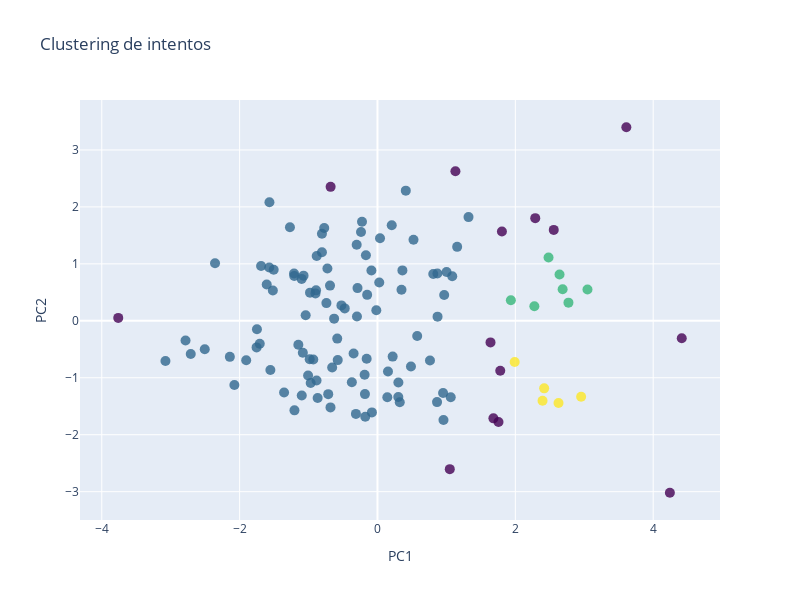

The code cell stored with this chart in its notebook:
### Markdown cell above
# con DBSCAN:

### Code cell
from sklearn.cluster import DBSCAN
from sklearn.preprocessing import StandardScaler

#Coger las columnas necesarias para crear la matriz de características
matriz_caracteristicas = df_pca[['PC1', 'PC2']].values

# Normalizar los datos
#matriz_caracteristicas_norm = StandardScaler().fit_transform(matriz_caracteristicas)

# Definir el modelo
model = DBSCAN(eps=0.7, min_samples=5)

# Ajustar el modelo a los datos
agrupamento = model.fit(matriz_caracteristicas)

# Crear la figura
fig = go.Figure(data=[go.Scatter(x=df_pca['PC1'], y=df_pca['PC2'], mode='markers',
                                 marker=dict(size=10, color=agrupamento.labels_ + 1, opacity=0.8,
                                             colorscale='Viridis'))])

# Configurar layout
fig.update_layout(title='Clustering de intentos',
                  xaxis_title='PC1',
                  yaxis_title='PC2',
                  width=800, height=600)

# Mostrar gráfica
fig.show()
